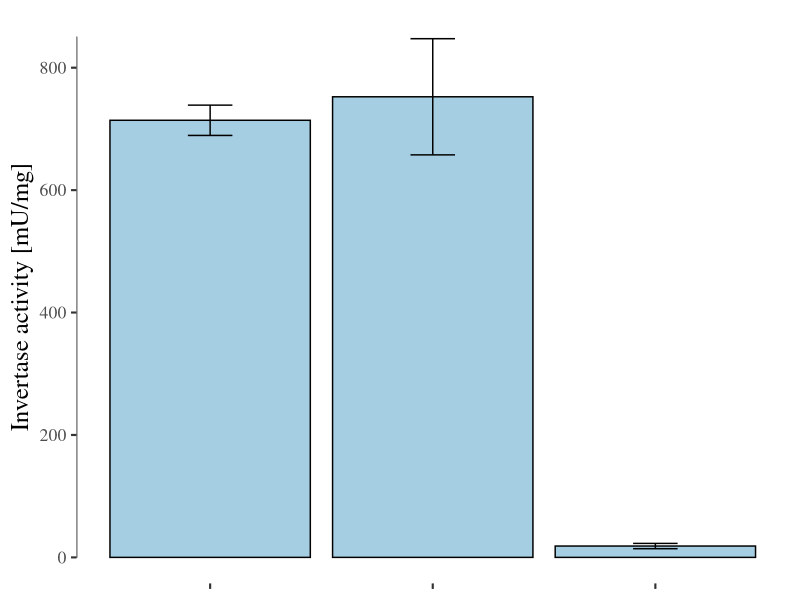
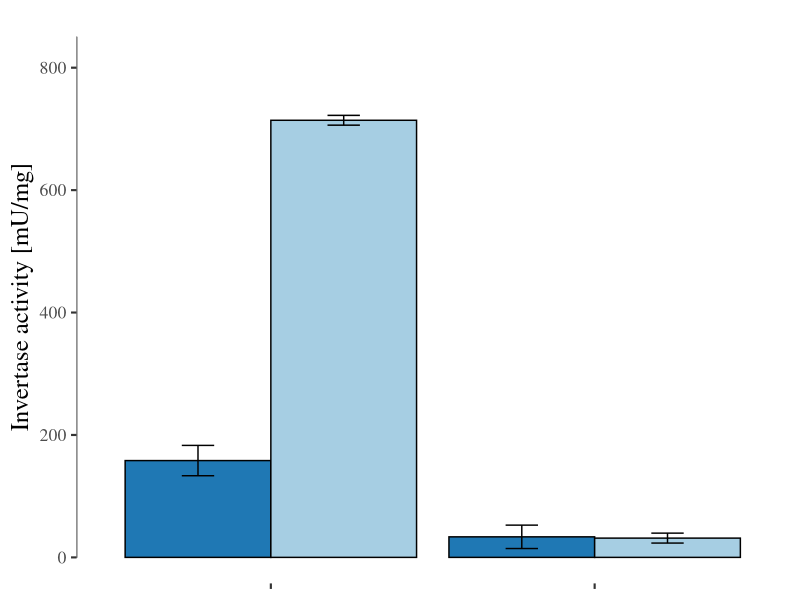

Write R code to recreate these figures, in order.
library(tidyverse)
library(ggthemes)
library(stringr)


# This file produces the plots for the invertase experimental data. To keep a consistent 
# graphical profile through the paper, all results are plotted (including non model results 
# are plotted in R). 
# Outputs:
#   A bar-chart showing invertase activity in high and low glucose 


# General plotting parameters 
my_theme <- theme_tufte(base_size = 16) + theme(plot.title = element_text(hjust = 0.5, size = 14, face="bold"), 
                               plot.subtitle = element_text(hjust = 0.5)) +
  theme(axis.title=element_text(size=18))
my_colors <- c("#1f78b4", "#33a02c", "#08519c", "#006d2c", "#ff7f00", "#a6cee3")
BASE_HEIGHT <- 5
BASE_WIDTH <- 7.0


# Function that processes the invertase data and outputs the result in a bar-chart 
# Args:
#   void 
# Returns:
#   void 
process_invertase_data <- function()
{
  data_values_low <- tibble(value = c(714.0953, 752.4738, 18.52177), 
                        sd = c(24.76474, 94.90088, 4.324993), 
                        type = as.factor(c("wt", "dreg1", "dreg1dsnf1")), 
                        glc = as.factor(c("low", "low", "low"))) %>%
  mutate(frame = c(0, 0, 850))
  
  data_high <- tibble(value = c(158.1396, 714.0953, 33.55298, 31.47122), 
                      sd = c(24.76474, 8.004206629, 19.09195, 8.117907953), 
                      type = as.factor(c("wt", "wt", "dsnf1", "dsnf1")), 
                      glc = as.factor(c("high", "low", "high", "low"))) %>%
    mutate(frame = c(0, 0, 850, 0))
    
  p1 <- ggplot(data_values_low, aes(type, value)) + 
    geom_bar(stat='identity', position='dodge', color ="black", fill = my_colors[6]) +
    geom_errorbar(aes(ymin = value-sd, ymax = value+sd), width=0.2, position=position_dodge(.9)) + 
    scale_x_discrete(limit = c("wt", "dreg1", "dreg1dsnf1"), 
                     labels = c("wt", "reg1", "reg1_snf1")) +
    geom_rangeframe(aes(type, frame), sides = "l") + 
    labs(y = "Invertase activity [mU/mg]", x = "") + 
    ylim(0, 850) + 
    my_theme + theme(legend.position = "none", 
                     axis.title.x = element_blank(), 
                     axis.text.x = element_blank())
  
  p2 <- ggplot(data_high, aes(type, value, fill = glc)) + 
    geom_bar(stat='identity', position='dodge', color ="black") +
    geom_errorbar(aes(ymin = value-sd, ymax = value+sd), width=0.2, position=position_dodge(.9)) + 
    scale_x_discrete(limit = c("wt", "dsnf1"), 
                     labels = c("wt", "snf1")) +
    geom_rangeframe(aes(type, frame), sides = "l") + 
    labs(y = "Invertase activity [mU/mg]", x = "") + 
    scale_fill_manual(values = my_colors[c(1, 6)]) + 
    ylim(0, 850) + 
    my_theme + theme(legend.position = "none", 
                     axis.title.x = element_blank(), 
                     axis.text.x = element_blank())
  
  dir_save <- "../../Result/Experimental_data/"
  if(!dir.exists(dir_save)) dir.create(dir_save)
  path_save1 <- str_c(dir_save, "Invertase_activity_low.pdf")
  path_save2 <- str_c(dir_save, "Invertase_activity_high.pdf")
  ggsave(path_save1, plot = p1, width = BASE_WIDTH, height = BASE_HEIGHT)
  ggsave(path_save2, plot = p2, width = BASE_WIDTH, height = BASE_HEIGHT)
  
  return(0)
}


process_invertase_data()
